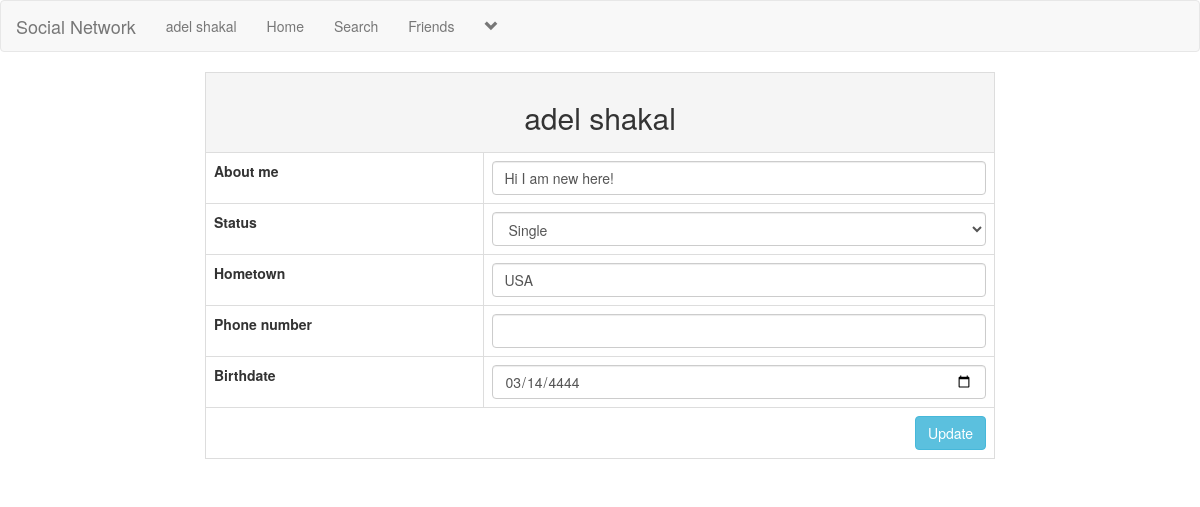
Page /editprofile.php (signed in) on the committed database.
### tables this page shows
CREATE TABLE `users` (
  `fname` text DEFAULT NULL,
  `lname` text DEFAULT NULL,
  `username` text DEFAULT NULL,
  `password` varchar(225) DEFAULT NULL,
  `email` varchar(225) NOT NULL,
  `birthdate` text DEFAULT NULL,
  `gender` text DEFAULT NULL,
  `phonenumber` text DEFAULT NULL,
  `profilepicture` varchar(255) DEFAULT NULL,
  `hometown` text DEFAULT NULL,
  `martialstatus` text DEFAULT NULL,
  `aboutme` varchar(500) DEFAULT NULL
);

### editprofile.php (the view, shortened to what this page needs)
<!DOCTYPE html>
<?php
	include("header.php");
?>
<html>
<head>
  <link rel="stylesheet" href="https://maxcdn.bootstrapcdn.com/bootstrap/3.4.1/css/bootstrap.min.css">
</head>
<body>
	<div class="row">
		<div class="col-sm-2">
		</div>
		<div class="col-sm-8">
			<form action="" method="post" enctype="multipart/form-data">
				<table class="table table-bordered table-hover">
					<tr align="center">
						<td colspan="6" class="active"><h2><?php echo $username; ?></h2></td>
					</tr>
					<tr>
						<td style="font-weight: bold;">About me</td>
						<td>
							<input class="form-control" type="text" name="aboutme" required value="<?php echo $aboutme; ?>">
						</td>
					</tr>
					<tr>
						<td style="font-weight: bold;">Status</td>
						<td>
							<select class="form-control" name="status">
								<option>Single</option>
							</select>
						</td>
					</tr>
					<tr>
						<td style="font-weight: bold;">Hometown</td>
						<td>
							<input class="form-control" type="text" name="hometown" required value="<?php echo $country; ?>">
						</td>
					</tr>
					<tr>
						<td style="font-weight: bold;">Phone number</td>
						<td>
							<input class="form-control" type="text" name="phonenumber" required value="<?php echo $phonenumber; ?>">
						</td>
					</tr>
					<tr>
						<td style="font-weight: bold;">Birthdate</td>
						<td>
							<input class="form-control" type="date" name="birthdate" required value="<?php echo $birthdate; ?>">
						</td>
					</tr>
					<tr align="right">
						<td colspan="6">
							<input type="submit" class="btn btn-info" name="update"  value="Update">
						</td>
					</tr>
				</table>
			</form>
		</div>
		<div class="col-sm-2">
		</div>
	</div>
</body>
</html>

### header.php (shortened to what this page needs)
<?php
	$con = mysqli_connect("localhost","root","","socialmedia");
?>
<nav class="navbar navbar-default">
	<div class="container-fluid">
		<div class="navbar-header">
			<a href="timeline.php" class="navbar-brand">Social Network</a>
		</div>
		<div class="collapse navbar-collapse" id="#bs-example-navbar-collapse-1">
			<ul class="nav navbar-nav">
				<?php
					$mail = $_SESSION['email'];
					$user = "select * from users where email='$mail'";
					$run = mysqli_query($con,$user);
					$row = mysqli_fetch_array($run);
					$username = $row['username'];
					$birthdate = $row['birthdate'];
					$phonenumber = $row['phonenumber'];
					$country = $row['hometown'];
					$aboutme = $row['aboutme'];
				?>
				<li><a href='profile.php'><?php echo "$username"; ?></a></li>
				<li><a href='timeline.php'>Home</a></li>
				<li><a href='search.php'>Search</a></li>
				<li><a href='friends.php'>Friends</a></li>
				<?php
					echo "
					<li class='dropdown'>
						<a href='#' class='dropdown-toggle' data-toggle='dropdown' role='button' aria-haspopup='true' aria-expanded='false'><span><i class='glyphicon glyphicon-chevron-down'></i></span></a>
						<ul class='dropdown-menu'>
							<li>
								<a href='friendrequests.php'>Friend Requests</a>
							</li>
							<li>
								<a href='editprofile.php'>Edit profile</a>
							</li>
							<li role='separator' class='divider'></li>
							<li>
								<a href='logout.php'>Logout</a>
							</li>
						</ul>
					</li>
					";
				?>
			</ul>
		</div>
	</div>
</nav>

### rows in the picture
users: username "adel shakal", aboutme "Hi I am new here!", hometown "USA", birthdate "03/14/4444"
